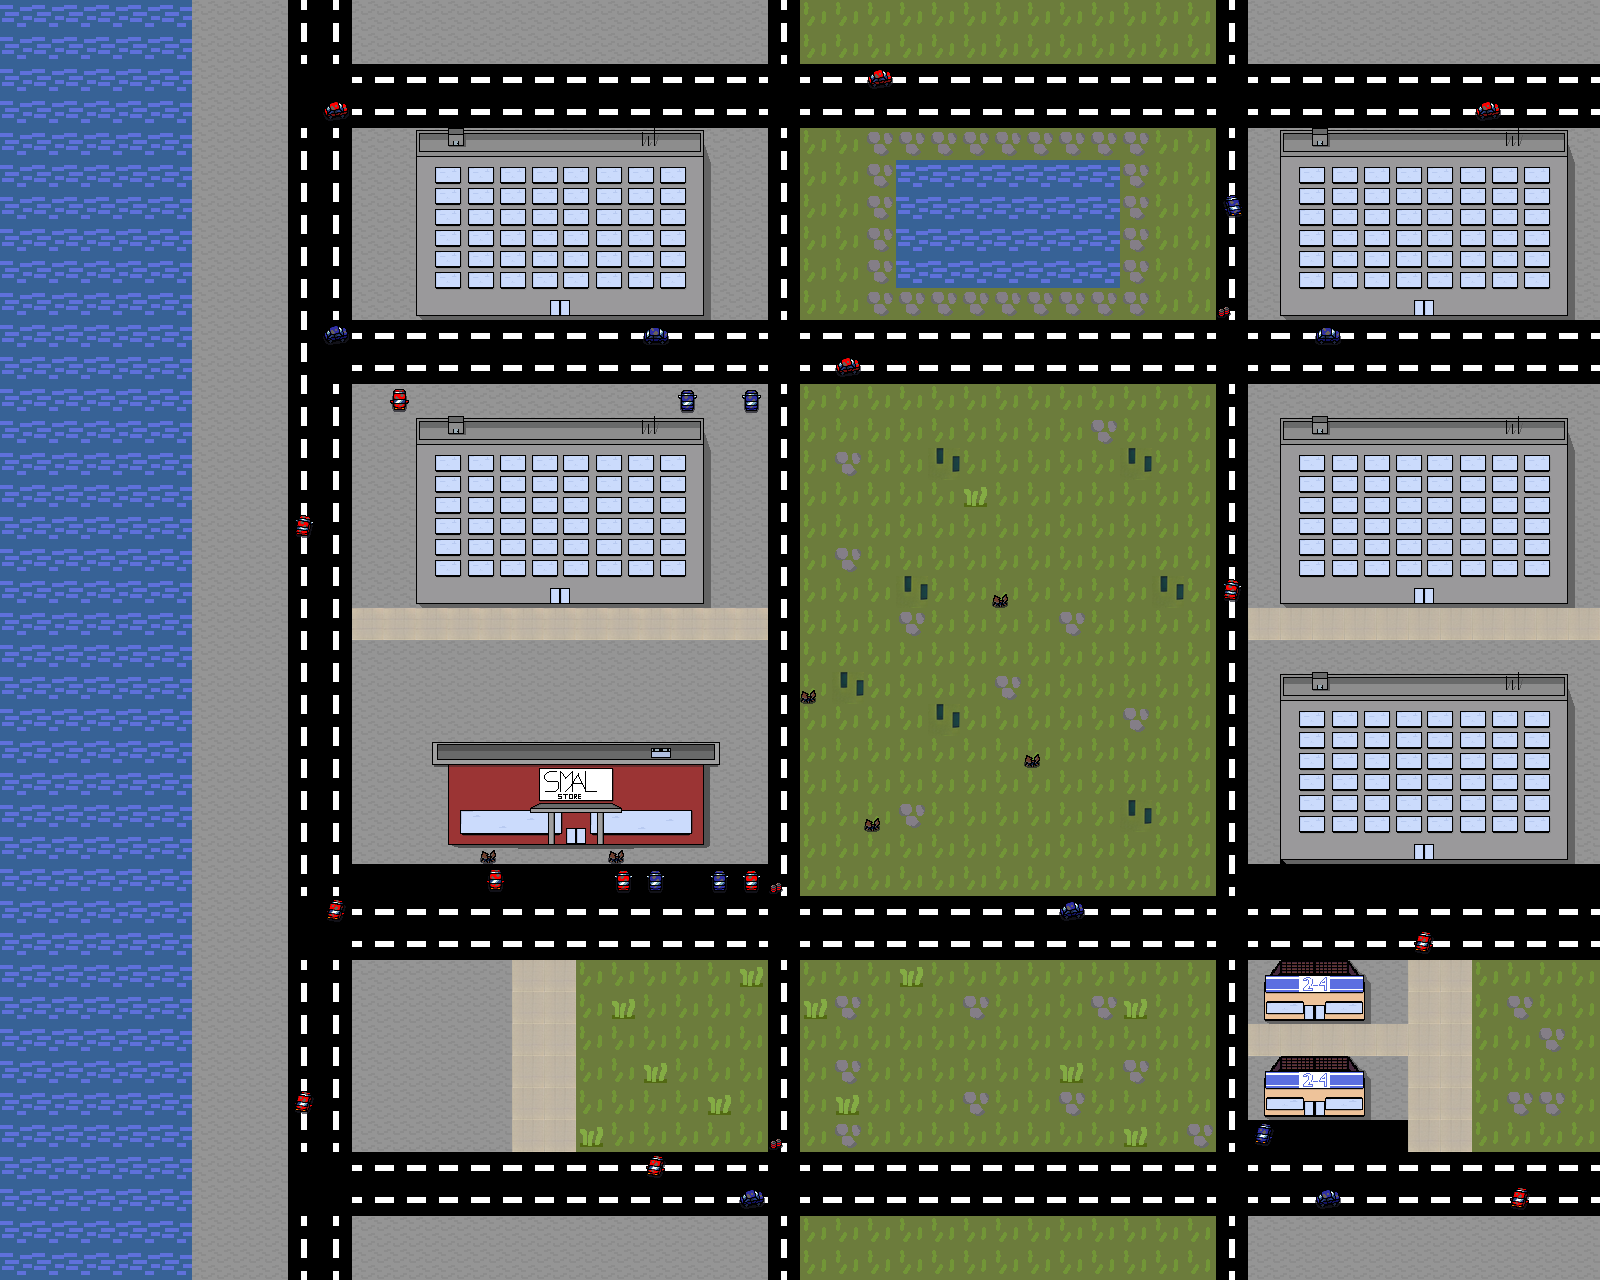

A 2D game scene composited from a Tiled map and its tileset images. What follows is a short description and the map's XML, with each tile layer's data collapsed to a summary:
An orthogonal 50x40 tile map with 32x32 px tiles, 3 tile layers (Ground, Buildings, Objects), 8 tilesets.

<map version="1.10" tiledversion="1.11.0" orientation="orthogonal" renderorder="right-down" width="50" height="40" tilewidth="32" tileheight="32" infinite="0" nextlayerid="7" nextobjectid="1">
 <tileset firstgid="1" name="grass_n_water" tilewidth="32" tileheight="32" tilecount="4" columns="2">
  <image source="../PNG/grass_n_water.png" width="64" height="64" />
 </tileset>
 <tileset firstgid="5" source="../Tileset/jawbreaker2.tsx" />
 <tileset firstgid="293" source="../Tileset/roads_n_concrete.tsx" />
 <tileset firstgid="357" source="../Tileset/obstacles-and-objects.tsx" />
 <tileset firstgid="421" source="../Tileset/obstacles-and-objects_2.tsx" />
 <tileset firstgid="677" source="../Tileset/building_office1.tsx" />
 <tileset firstgid="773" source="../Tileset/bulding_shop1.tsx" />
 <tileset firstgid="781" source="../Tileset/building3.tsx" />
 <layer id="1" name="Ground" width="50" height="40" locked="1">
  <data>[2000 cells, 2000 non-empty, 10 distinct tile ids]</data>
 </layer>
 <layer id="6" name="Buildings" width="50" height="40" locked="1">
  <data>[2000 cells, 357 non-empty, 109 distinct tile ids]</data>
 </layer>
 <layer id="2" name="Objects" width="50" height="40" locked="1">
  <data>[2000 cells, 79 non-empty, 15 distinct tile ids]</data>
 </layer>
</map>
